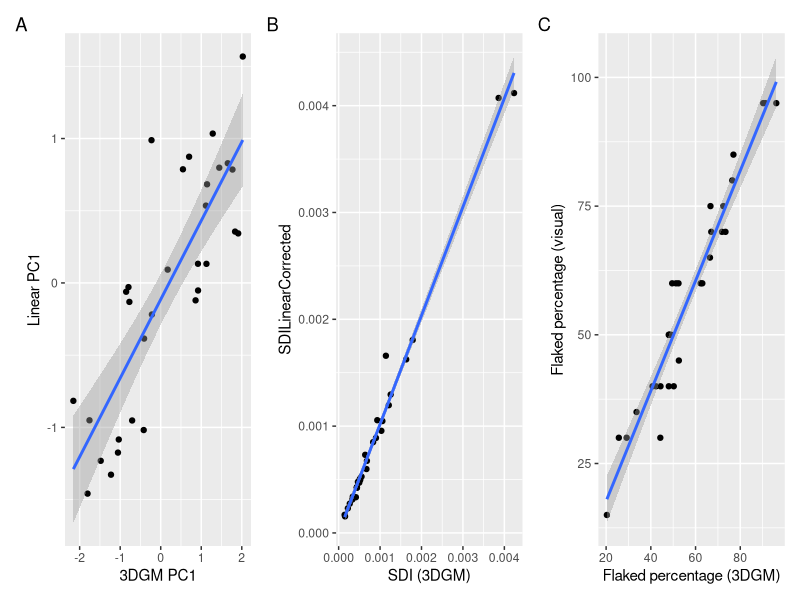

Source code (R): (Note: this script raises an error after producing the figure.)
# Add packages
library(tidyverse)
library(patchwork)
library(cowplot)

# Data preparation
## loading data
gona_linear<-readr::read_csv("data/Gona_ESA_Linear1.csv")
gona_3d<-read.csv("data/Gona_ESA_3D.csv")
## creating a new column of unique identifier for merging
gona_linear$Name <- paste(gona_linear$Site, gona_linear$Catalog, sep= "-")
## merging two datasets based on Name
joined_gona <-dplyr::left_join(gona_linear, gona_3d, by = c("Name" = "Name"))
## Reordering column order for principle component analysis
joined_gona <- joined_gona %>% dplyr::relocate(GM_L,GM_Br1,GM_Br2,GM_Br3,GM_T1,GM_T2,GM_T3)
## Subsetting a dataframe that contains both linear and 3d data for measuremnt validation
overlap_gona <- joined_gona %>% tidyr::drop_na(Flaked.y)

## Figure for 3d comparison

fig4a <- ggplot(overlap_gona, aes(X.3DGMPC110x10, Linear_PC1)) + 
  geom_point() + 
  geom_smooth(method=lm)+
  labs(x ="3DGM PC1", y = "Linear PC1")

fig4b <- ggplot(overlap_gona, aes(SDI.y, SDILinearCorrected)) + 
  geom_point() + 
  geom_smooth(method=lm)+
  labs(x ="SDI (3DGM)", y = "SDILinearCorrected")

fig4c <- ggplot(overlap_gona, aes(Flaked.y, FlakedVisual)) + 
  geom_point() + 
  geom_smooth(method=lm)+
  labs(x ="Flaked percentage (3DGM)", y = "Flaked percentage (visual)")

patchwork <- (fig4a + fig4b + fig4c)
patchwork + plot_annotation(tag_levels = 'A')
ggplot2::ggsave("Fig.3D comparison.png", path="figure.", width = 9, height = 3, dpi = 300)


## Figure for FAI by base

fig5a<-joined_gona %>%
  filter(Contexts == "Acheulean", Mode == "2", Flaked.x == "Flaked") %>%
  ggplot(aes(FAI, PC1)) + 
  geom_point(alpha=0.6,size=2,aes(color= as.factor(Base),shape=as.factor(Base))) + 
  geom_smooth(method=lm, aes(group = 1))+
  labs(x ="FAI", y = "PC1 (flatness)")+
  theme(legend.position="none")


fig5b<-joined_gona %>%
  filter(Contexts == "Acheulean", Mode == "2", Flaked.x == "Flaked") %>%
  ggplot(aes(FAI, PC2)) + 
  geom_point(alpha=0.6,size=2,aes(color = as.factor(Base),shape=as.factor(Base))) + 
  geom_smooth(method=lm, aes(group = 1))+
  labs(x ="FAI", y = "PC2 (convergence)")+
  labs(color='Base', shape = 'Base')+
  theme(legend.key.size = unit(0.2, "cm"))


patchwork <- (fig5a + fig5b)
patchwork + plot_annotation(tag_levels = 'A')
ggplot2::ggsave("Fig.FAI by base new.png", path="figure.", width = 9, height = 3, dpi = 300)


## Figure for FAI by flaked
PC1.mean <- joined_gona %>%
  filter(Contexts == "Acheulean", Base == "flake", Flaked.x == "Unmodified") %>%
  group_by(Flaked.x) %>%
  summarize(PC1mean = mean(PC1))

fig6a<-joined_gona %>%
  filter(Contexts == "Acheulean", Base == "flake") %>%
  ggplot(aes(FAI, PC1, color = as.factor(Flaked.x))) + 
  geom_point(alpha=0.5,size=2,aes(color = as.factor(Flaked.x))) + 
  geom_smooth(method=lm)+
  geom_hline(data = PC1.mean, linetype="dashed",aes( group = Flaked.x, yintercept = PC1mean, color = Flaked.x)) +
  labs(x ="FAI", y = "PC1 (flatness)")+
  scale_y_continuous(limits=c(-1.5,2.5))+
  theme(legend.position="none")

PC2.mean <- joined_gona %>%
  filter(Contexts == "Acheulean", Base == "flake", Flaked.x == "Unmodified") %>%
  group_by(Flaked.x) %>%
  summarize(PC2mean = mean(PC2))

fig6b<-joined_gona %>%
  filter(Contexts == "Acheulean", Base == "flake") %>%
  ggplot(aes(FAI, PC2, color = as.factor(Flaked.x))) + 
  geom_point(alpha=0.5,size=2,aes(color = as.factor(Flaked.x))) + 
  geom_smooth(method=lm)+
  geom_hline(data = PC2.mean, linetype="dashed",aes( group = Flaked.x, yintercept = PC2mean, color = Flaked.x)) +
  labs(x ="FAI", y = "PC2 (convergence)")+
  scale_y_continuous(limits=c(-2.5,3))+
  labs(color='Modification')+
  theme(legend.key.size = unit(0.2, "cm"))

fig6a1<-ggdraw(fig6a) + 
  draw_image("figure/Picture1.PNG",
             x = 0, y = 0.29, width = 0.12, height = 0.12)
fig6a2<-ggdraw(fig6a1) + 
  draw_image("figure/Picture2.PNG",
             x = 0, y = 0.83, width = 0.12, height = 0.12)
fig6b1<-ggdraw(fig6b) + 
  draw_image("figure/Picture3.PNG",
             x = 0, y = 0.12, width = 0.12, height = 0.12)
fig6b2<-ggdraw(fig6b1) + 
  draw_image("figure/Picture4.PNG",
             x = 0, y = 0.81, width = 0.12, height = 0.12)

patchwork <- (fig6a2 + fig6b2)
patchwork + plot_annotation(tag_levels = 'A')
ggplot2::ggsave("Fig.FAI by flaked new.png", path="figure.", width = 9, height = 3, dpi = 300)


## heteroscedasticity test for mode1 and mode2 cores
MODE1CORE <- joined_gona %>%
  filter(Mode == "1", Flaked.x == "Flaked")
MODE2CORE <- joined_gona %>%
  filter(Mode == "2", Flaked.x == "Flaked")

lmMod1 <- lm(FAI ~ cSDI, data=MODE1CORE)
lmtest::bptest(lmMod1)
ggplot(MODE1CORE, aes(FAI, cSDI)) + 
  geom_point() + 
  geom_smooth(method=lm)
car::ncvTest(lmMod1)

lmMod2 <- lm(FAI ~ cSDI, data=MODE2CORE)
lmtest::bptest(lmMod2)
car::ncvTest(lmMod2)


### Locating the extreme value of PC1 and PC2 in the last figure
leftfig<-joined_gona %>%
  filter(Contexts == "Acheulean", Base == "flake", Flaked.x == "Unmodified")

